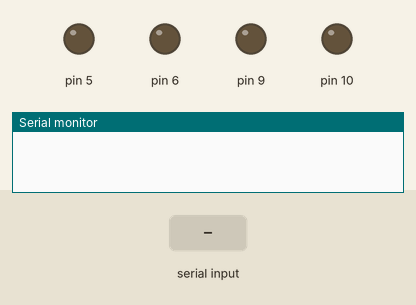
Bench run of a sketch on a simulated Arduino Uno, built with avr-gcc and run on an emulated ATmega328P. Shown: output pins drawn as LEDs (lit = HIGH), the last lines printed to the serial monitor. The test bench sets the inputs (shaded band).

Above: at 1.2 s.
1.3 s: "1\n" received over Serial
At 2.4 s:
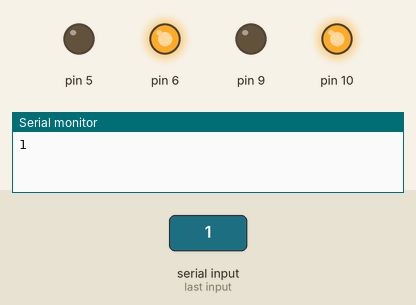
2.8 s: byte 68 ('D') received over Serial
At 3.5 s:
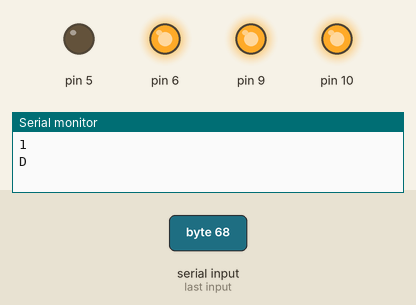
4.3 s: byte 69 ('E') received over Serial
At 4.7 s:
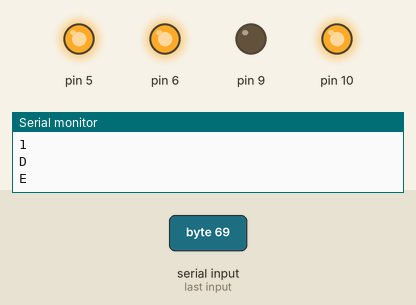
5.8 s: byte 82 ('R') received over Serial
At 7.0 s:
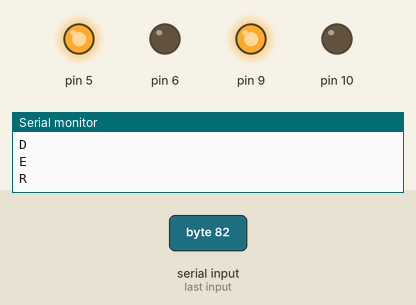
7.3 s: byte 65 ('A') received over Serial
At 8.1 s:
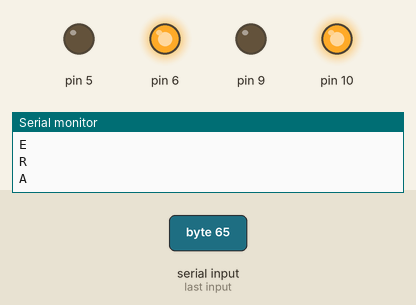
8.8 s: "2\n" received over Serial
At 9.3 s:
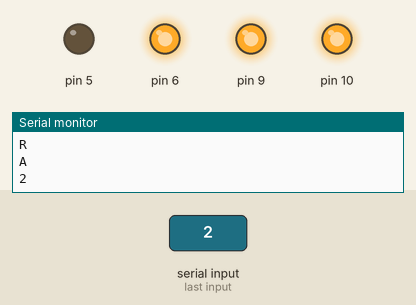
Timing chart, 0 to 11.3 s (numbered marks = the images above; inputs shaded):
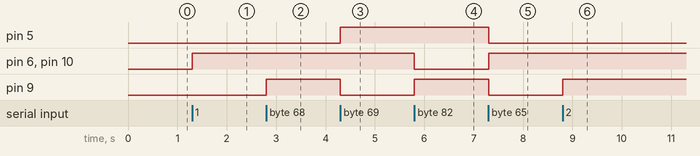

Measured:
- after the input at 1.3 s, pin 6, pin 10: LOW → HIGH at once
- after the input at 2.8 s, pin 9: LOW → HIGH at once
- after the input at 4.3 s, pin 5: LOW → HIGH at once; pin 9: HIGH → LOW at once
- after the input at 5.8 s, pin 6, pin 10: HIGH → LOW at once; pin 9: LOW → HIGH at once
- after the input at 7.3 s, pin 5, pin 9: HIGH → LOW at once; pin 6, pin 10: LOW → HIGH at once
- after the input at 8.8 s, pin 9: LOW → HIGH at once

The sketch:

batalha_robos.ino
```cpp
// C++ code
//
char data = 0;
void setup()
{

  Serial.begin(9600);
  // PINOS DO MOTOR A
  pinMode(9, OUTPUT);
  pinMode(10, OUTPUT);

  // PINOS DO MOTOR B
  pinMode(5, OUTPUT);
  pinMode(6, OUTPUT);
}

void loop()
{

  /*COMEÇA A RECEBER VALORES DO BLUETOOTH*/
  if(Serial.available() > 0){
    /*LE O VALOR DO BLUETOOTH*/
   data = Serial.read();
   Serial.print(data);
   Serial.print("\n");

      if( data=='1' || data=='A'){
           frenteMotorA();
           frenteMotorB();

      }

      if( data=='2' || data=='D'){
           pararMotorA();
           frenteMotorB();

      }
      if( data=='3' || data=='E'){
           pararMotorB();
           frenteMotorA();

      }

      if( data=='4' || data=='R'){
           trasMotorA();
           trasMotorB();

      }


  }

}

void frenteMotorA()
{
  digitalWrite(10, HIGH); // Liga o MotorA no sentido de rotação desejado
  digitalWrite(9, LOW);   // Desliga o outro pino para evitar curto-circuito
}


void trasMotorA()
{
  digitalWrite(10, LOW);  // Inverte a direção do MotorA
  digitalWrite(9, HIGH);  // Desliga o outro pino para evitar curto-circuito
}

void frenteMotorB()
{
  digitalWrite(6, HIGH);  // Liga o MotorB no sentido de rotação desejado
  digitalWrite(5, LOW);   // Desliga o outro pino para evitar curto-circuito
}


void trasMotorB()
{
  digitalWrite(6, LOW);   // Inverte a direção do MotorB
  digitalWrite(5, HIGH);  // Desliga o outro pino para evitar curto-circuito
}

void pararMotorA(){
   digitalWrite(10, HIGH);  // ativa o pino digital 5
  digitalWrite(9, HIGH);  // ativa o pino digital 6

  }
void pararMotorB(){
   digitalWrite(6, HIGH);  // ativa o pino digital 5
  digitalWrite(5, HIGH);  // ativa o pino digital 6

  }
```
